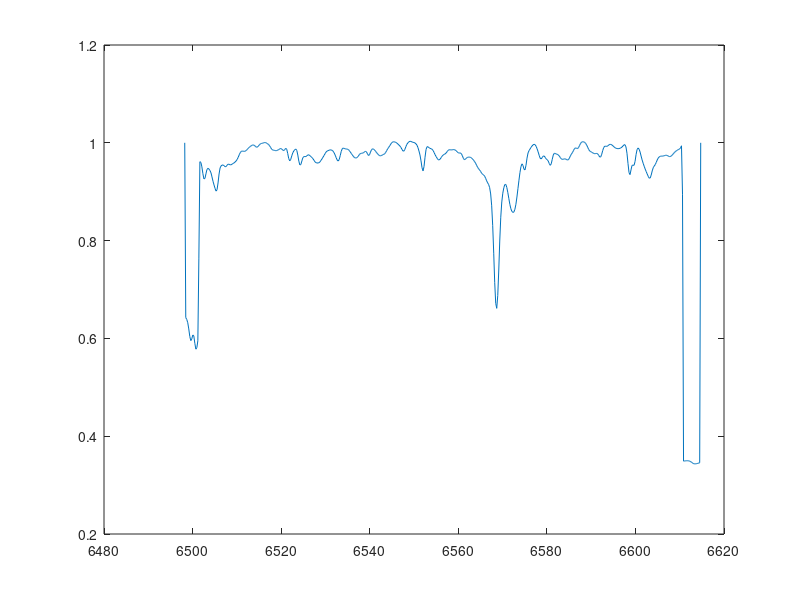

This figure's MATLAB source:
%% Graphical Input
%%
% Assuming that you have successfully read in data from files
load('binary1.dat')
%%
% and figured out how to plot the specturm.
plot(binary1(:,1), binary1(:,2))
xlabel('wavelength (angstroms)')
title('normalized flux')
%%
% The primary feature in these plots is a doubling of the H-alpha absorption 
% line. The H-alpha line, when at rest, has a wavelength of 656.28 |nm|.
% However, Doppler effect tells us that the wavelengths of absorption or 
% emission lines may vary, if the object is moving relatively to the
% observer. Therefore, spectrum with two absorption features is a 
% characteristic of binary systems -- their different line-of-sight
% velocities cause the doubling of the H-alpha line. By measuring the
% wavelengths of the two absorption lines can tell us the velocities of
% both components of this binary system. 
%% Selecting points
% To measure the wavelengths of the absorption lines from the plot, we can
% use a handy function provided by MATLAB, *|ginput|*. After the image is 
% showed, try type
ginput
%%
% and then you can select points from the figure using the mouse for cursor 
% positioning (just click your mouse button when the cursor is on the point 
% you want). After you select all points you want, press the *Return* key on 
% your keyboard.
% 
% _Note: if you feel like the feature in the plot is too tiny, you can zoom
% in by using the Zoom tools on the figure toolbar *before* you type_
% *|ginput|*. _You can't zoom in/out when you are in graphical input mode._
% 
% This returns the x- and y-coordinates of those points you have selected.
%
% Or, just like this lab, you KNOW that you are only interested in two points. So
% you can type
ginput(2)
%%
% and the function is automatically terminated after two points are 
% selected.
%% Saving info
% If you want to save the coordinates for future use, you can save them in
% the vectors x and y:
[x1, y1] = ginput
%%
% The coordinate of the first point you select will be *|(x(1), y(1))|*, the 
% second will be *|(x(2), y(2))|*, and so on. 
%
% This is useful in this lab, because you definitely want to save the 
% x-coordinates (i.e. wavelengths) of both absorption lines in each 
% spectrum. However, if you simply use
[x2, y2] = ginput(2)
%%
% you'll find that you're screwed -- the velocity information (i.e.
% wavelength!) for "dip" #1 is stored in *|x(1)|*, *|x(3)|*, *|x(5)|*,
% ... and the velocity info for "dip" #2 is stored in *|x(2)|*,
% *|x(4)|*, *|x(6)|*, .... 
%
% How are you going to calculate the rotation period if the data are mixed 
% up?!
%
% Therefore, you should recall your knowledge about matrices and arrays in
% MATLAB, and use some command like this:
[x(1,:), y(1,:)] = ginput(2)
%%
% This returns the wavelength of the absorption line caused by component #1
% in *|x(1,1)|* and the wavelength for component #2 in *|x(1,2)|*. You can
% apply the same procedure to other binary files:
load('binary2.dat')
plot(binary2(:,1), binary2(:,2))
%%
% After the image is shown, use
[x(2,:), y(2,:)] = ginput(2)
%%
% to save the wavelength info in the second row of the array *|x|*. 
%
% _Note: Be careful of the order when you select the dips. You should
% always click on the ones corresponding to the same star first._
%
% _*Question: How do we know which "dip" corresponds to star #1 or #2?*
% (hint: consider the shape/depth of the dips!)_
%
% Finally, you will have a 7x2 array *|x|*; each column describes the
% motion of one component of the binary system at different time, and each
% row describes the motion of the two components in the system at a
% specific time.
